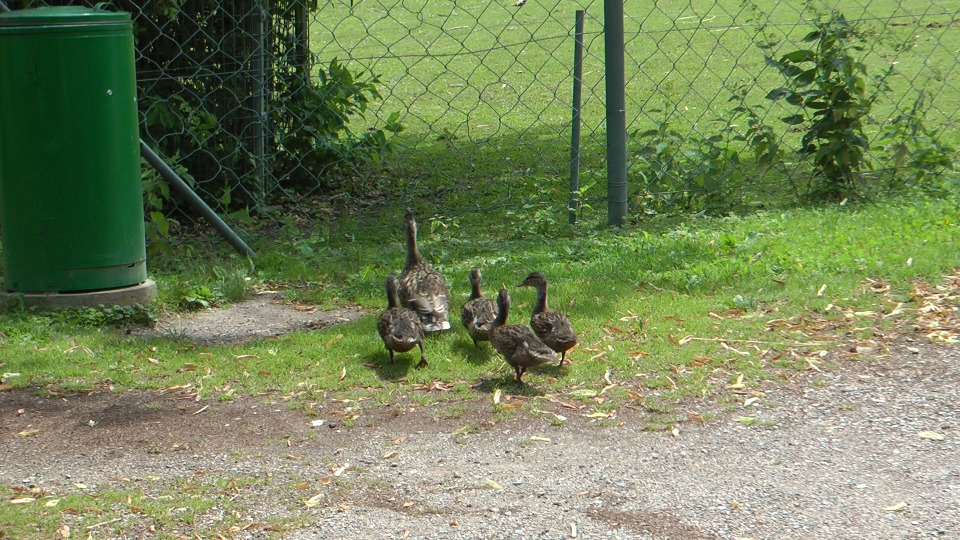
#> input picture PercepcionComputacional/Entregado/tarea2/ducks01_0100.jpg, 960 x 540 px
$ jupyter execute --allow-errors SegmentacionPatos10-05-2020.ipynb   (older library calls are emulated)
#> lines starting #> are read from the running program, lines starting #| are printed output that depends on the picture; after the words box and inside, x2 and y2 are one past the last pixel; in counts of white or black regions, pixels touching at a corner belong together
### Importar Imagenes

[cell 1]
import skimage.io as io
imagen=io.imread(fname="ducks01_0100.jpg")
#> imagen is the input picture: shape (540, 960, 3); mean R, G, B 118, 132.8, 91.4

### Funciones para mostrar imagenes

[cell 2]
import matplotlib.pyplot as plt
def mostrar_imagen(imagen):
    fig,ax=plt.subplots(figsize=[4,4])
    ax.imshow(imagen)
    plt.show()
def mostrar_imagen_bn(imagen):
    fig,ax=plt.subplots(figsize=[4,4])
    ax.imshow(imagen,cmap='gray')
    plt.show()

[cell 3]
from skimage.color import rgb2gray
from skimage.filters import gaussian
imagen_blanco_negro=rgb2gray(imagen)
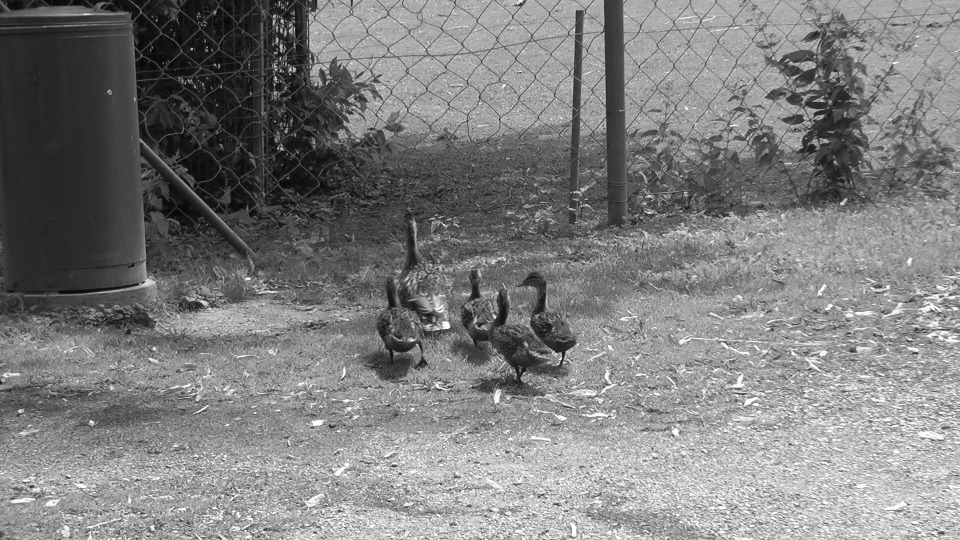
#> imagen_blanco_negro: shape (540, 960) float64; min 0.0118, max 1, mean 0.497
mostrar_imagen_bn(imagen_blanco_negro)
plt.hist(imagen_blanco_negro.ravel(),bins=255)
plt.show()
#> figure, not shown here; tallest bar 5043 high, from x = 0.651 to 0.655

[cell 4]
from skimage.filters import gaussian
from scipy import ndimage, misc
from sklearn.feature_extraction import image
minx=370
maxx=580
miny=210
maxy=390
imagen_segmento_color=imagen[miny:maxy,minx:maxx]
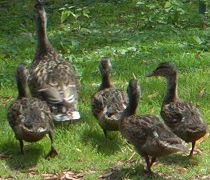
#> imagen_segmento_color: shape (180, 210, 3); mean R, G, B 92.3, 107.5, 62.7

[cell 5]
import skimage.exposure as skie
mostrar_imagen(imagen_segmento_color)
#> (the rest of this cell did not finish here and is left out)

[cell 6]
from skimage.color import rgb2hsv
import skimage.filters as skfilt
rgb_img = imagen_segmento_color
hsv_img = rgb2hsv(rgb_img)
#> hsv_img: shape (180, 210, 3) float64; mean of channels 0, 1, 2 0.208, 0.439, 0.431
hue_img = hsv_img[:, :, 0]
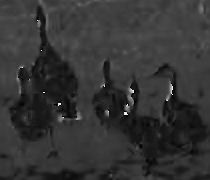
#> hue_img: shape (180, 210) float64; min 0, max 0.983, mean 0.208
value_img = hsv_img[:, :, 2]
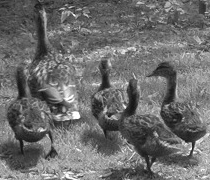
#> value_img: shape (180, 210) float64; min 0.0667, max 1, mean 0.431
fig, (ax0, ax1, ax2) = plt.subplots(ncols=3, figsize=(8, 2))
ax0.imshow(rgb_img)
ax0.set_title("RGB image")
ax0.axis('off')
ax1.imshow(hue_img, cmap='hsv')
ax1.set_title("Hue channel")
ax1.axis('off')
ax2.imshow(value_img)
ax2.set_title("Value channel")
ax2.axis('off')
fig.tight_layout()
med_denoised = ndimage.median_filter(hue_img, 6)
mostrar_imagen_bn(med_denoised)
plt.hist(med_denoised.ravel(),bins=255)
img_tmp=skie.rescale_intensity(med_denoised, in_range=(0.08, .30), out_range=(0, 1))
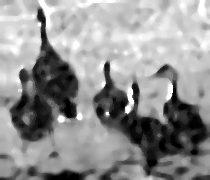
#> img_tmp: shape (180, 210) float64; min 0, max 1, mean 0.577
mostrar_imagen_bn(img_tmp)
#> in mostrar_imagen_bn (call 3), `plt.show()`:
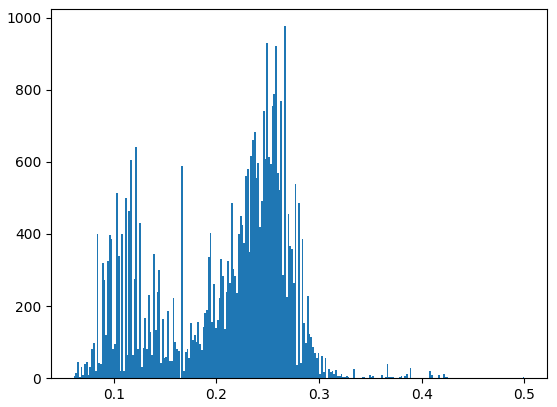
#> figure drawn by matplotlib, 1 panel; tallest bar 976 high, from x = 0.266 to 0.268
thresh =  skfilt.threshold_otsu(img_tmp)
#> thresh = 0.471
binary = img_tmp > thresh
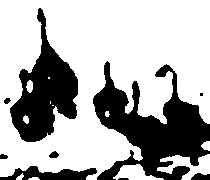
#> binary: shape (180, 210) bool; 69.1% white; 9 black regions (1 under 20 px), largest, box (x1, y1, x2, y2) and area: (93, 61, 210, 180) 6473, (10, 8, 78, 142) 4211, (0, 166, 97, 180) 761
mostrar_imagen_bn(binary)

[cell 7]
import skimage.feature as feature
sobel = skfilt.sobel(hue_img)
mostrar_imagen_bn(sobel)
sobel_gauss=skfilt.sobel(gaussian(hue_img,1))
mostrar_imagen_bn(sobel_gauss)
med_dsob = ndimage.median_filter(sobel, 2)
mostrar_imagen_bn(med_dsob)


sobel = skfilt.sobel(img_tmp)
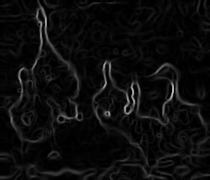
#> sobel: shape (180, 210) float64; min 0, max 0.732, mean 0.0502
mostrar_imagen_bn(sobel)
sobel_gauss=skfilt.sobel(gaussian(img_tmp,2))
mostrar_imagen_bn(sobel_gauss)

prewitt = skfilt.prewitt(img_tmp)
mostrar_imagen_bn(prewitt)
sobel_gauss=skfilt.sobel(gaussian(prewitt,3))
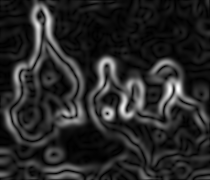
#> sobel_gauss: shape (180, 210) float64; min 9.19e-06, max 0.0481, mean 0.00755; drawn with min black and max white
mostrar_imagen_bn(sobel_gauss)

[cell 8]
from skimage.filters import try_all_threshold

#> (the rest of this cell did not finish here and is left out)

[cell 9]
import skimage.filters as skfilt
from skimage.measure import label
from skimage.measure import regionprops
#> (the rest of this cell did not finish here and is left out)

[cell 10]
from sklearn.feature_extraction import image
from sklearn.cluster import spectral_clustering

l = 100
#> (the rest of this cell did not finish here and is left out)

[cell 11]
med_denoised
plt.imshow(med_denoised, cmap='gray')

[cell 12]
#I = med_denoised
I = hue_img
plt.figure(figsize=(8,8))
plt.imshow(I)
plt.axis('off')
plt.show()

[cell 13]
import numpy as np
I1 = I
I2 = np.asarray(I1,dtype=np.float)

plt.figure(figsize=(8,8))
plt.imshow(I2,cmap='gray')
plt.axis('off')
plt.show()

[cell 14]
from sklearn.cluster import KMeans

[cell 15]
X = I2.reshape((-1, 1))

[cell 16]
k_means = KMeans(n_clusters=2)
k_means.fit(X)

[cell 17]
centroides = k_means.cluster_centers_
etiquetas = k_means.labels_

[cell 18]
I2_compressed = np.choose(etiquetas, centroides)
I2_compressed.shape = I2.shape

[cell 19]
plt.figure(figsize=(8,8))
plt.imshow(I2_compressed,cmap='gray')
plt.axis('off')
plt.show()

[cell 20]
plt.hist(I2_compressed.ravel(), bins = 255)
#> figure, not shown here; tallest bar 25914 high, from x = 0.248 to 0.249

[cell 21]
I_T = I2_compressed.copy()

[cell 22]
I_T[I_T >= 0.74] = 0
I_T[I_T < 0.1] = 0

[cell 23]
plt.figure(figsize=(8,8))
plt.imshow(I_T,cmap='gray')
plt.axis('off')
plt.show()

[cell 24]
I_T.shape

[cell 25]
import pandas as pd

[cell 26]
data = pd.DataFrame(I_T)

[cell 27]
data.describe()

[cell 28]
import cv2

[cell 29]
mitad, imagen = cv2.threshold(I_T, 255/2, 255, cv2.THRESH_BINARY_INV)
plt.imshow(imagen, cmap='gray')

[cell 30]
import skimage.filters as skfilt
thresh =  skfilt.threshold_otsu(I_T)
binary = I_T > thresh
binary_neg = ~binary
mostrar_imagen_bn(binary_neg)
#> in mostrar_imagen_bn (call 12), `plt.show()`:
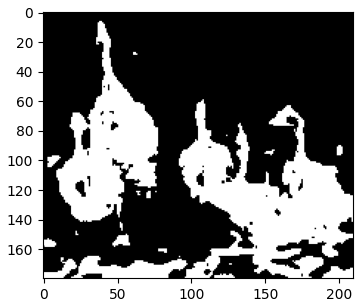
#> figure drawn by matplotlib, 1 panel
